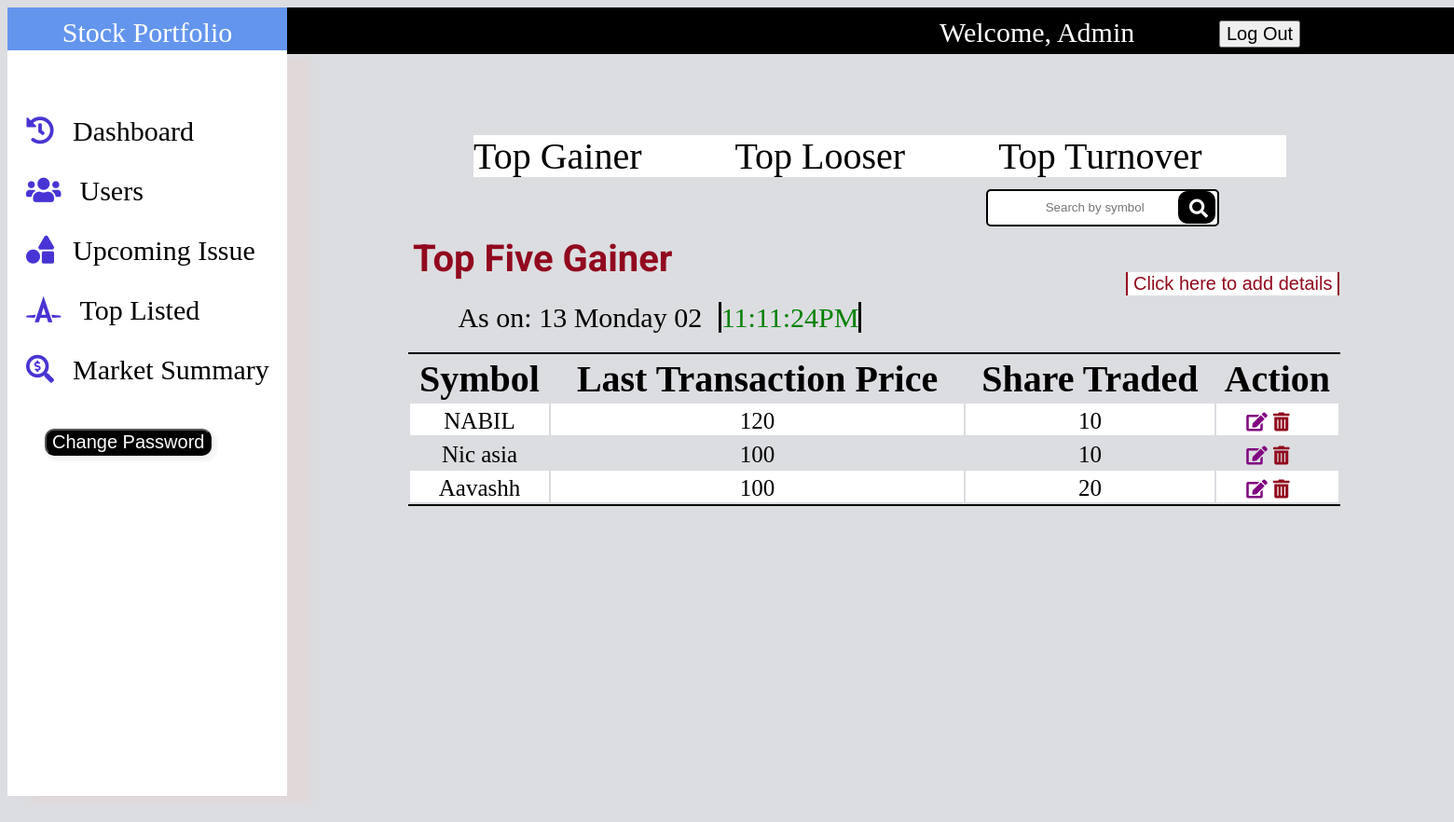
Page /project/admin/topgainer.php (signed in) on the committed database.
### tables this page shows
CREATE TABLE `top_gainer` (
  `id` int(11) NOT NULL,
  `symbol` varchar(100) NOT NULL,
  `ltp` int(50) NOT NULL,
  `change` int(50) NOT NULL
);

### project/admin/topgainer.php (the view, shortened to what this page needs)
<?php
include("database.php");
include("main.php");
$where = '';
$sql= "SELECT * FROM `top_gainer` $where";
$results = mysqli_query($conn, $sql);
?>
<!DOCTYPE html>
<html lang="en">
<head>
      <link href="css/topgainer.css" rel="stylesheet">
</head>
<body>
<div class="part-two">
            <a class="subparttwo" href="#">  Top Gainer</a>
            </div>
            <div class="part-two">
            <a class="subparttwo" href="toplooser.php">  Top Looser</a>
            </div>
            <div class="part-two">
            <a class="subparttwo" href="topturnover.php">Top Turnover</a>
            </div>
      <form action="topgainer.php" method="POST">
<input type="search" name="submit" placeholder="Search by symbol ">
<button class="btn" name="search"><i class="fas fa-search"></i></button>
      </form>
      <div id="head">
    <h1>Top Five Gainer </h1><br>
    <a href="topgaineradd.php"><button class="btn-anchor">Click here to add details</button></a>
    <span id='date'>As on:
    <?php
    echo date('d l m')."&nbsp";
   echo "<span id='date-two'>".date("h:i:sA")."</span>";
?>
</span>
   <table>
    <tr>
    <th>Symbol</th>
    <th>Last Transaction Price</th>
    <th>Share Traded</th>
    <th>Action</th>
    </tr>
 <?php
   while($rows= mysqli_fetch_assoc($results)){
?>
    <tr>
    <td><?php echo $rows['symbol']?></td>
    <td><?php echo $rows['ltp']?></td>
    <td><?php echo $rows['change']?></td>
    <td><a href="topgainerupdate.php?id=<?php echo $rows['id'];?>" onclick="clickupdate()"><i class="fas fa-edit"></i></a>
        <a href="deletetopgainer.php?id=<?php echo $rows['id'];?>" onclick="clickerror()"><i class="fas fa-trash-alt"></i></a>
    </td>
    <?php
   }
   ?>
    </tr>
   </table>
   </div>
</body>
</html>

### project/admin/css/main.css (style rules this page uses)
body { background-color: #dcdde1; overflow: hidden; }
button { font-size: 20px; position: relative; top:-70px; left:1300px; }
i { color:#4834d4; position: relative; left:-20px; }

### project/admin/css/topgainer.css (style rules this page uses)
.part-two { background-color: white; width: 100%; display: inline; font-size: 40px; padding-right: 90px; position: relative; top:-730px; left:500px; cursor: pointer; text-decoration: none; }
.subparttwo { text-decoration: none; color:black; }
input { border:2px solid black; border-radius: 5px; position: relative; top:-720px; left: 1050px; height: 40px; width: 250px; outline: none; text-align: center; }
.btn { position: relative; top:-716px; left: 1002px; border: none; background-color:black; height: 35px; width: 40px; border-radius: 10px; padding-top: 5px; }
.fa-search { color:white; position: relative; left:2px; }
#head { position: relative; top:-700px; left:500px; }
h1 { position: relative; top:-35px; left:-100px; font-size: 40px; padding-left: 35px; color:#91091e; height: 50px; width: 100vw; font-family: 'Roboto', sans-serif; }
#date { color:black; font-size: 30px; position:relative; top:-60px; left:-250px; }
#date-two { position: relative; left:10px; color:green; border-left: 3px solid black; border-right: 3px solid black; }
table { width: 1000px; position: relative; top:-40px; left:-70px; border-top: 2px solid black; border-bottom: 2px solid black; }
table th { color:black; font-size: 40px; }
table td { font-size: 25px; text-align: center; padding-top: 5px; }
tr:nth-child(even) { background-color:white; }
.btn-anchor { position: relative; top:-100px; left:700px; background-color: white; border: none; border-left: 2px solid #91091e; border-right: 2px solid #91091e; font-size: 20px; color:#91091e; }
.fa-edit { color:purple; font-size: 20px; padding-left: 20px; }
.fa-trash-alt { color:#91091e; font-size: 20px; }

### rows in the picture
top_gainer: symbol "NABIL", ltp "120", change "10"
top_gainer: symbol "Nic asia", ltp "100", change "10"
top_gainer: symbol "Aavashh", ltp "100", change "20"

### other values in the picture
$_SESSION['mail'] "Admin"
